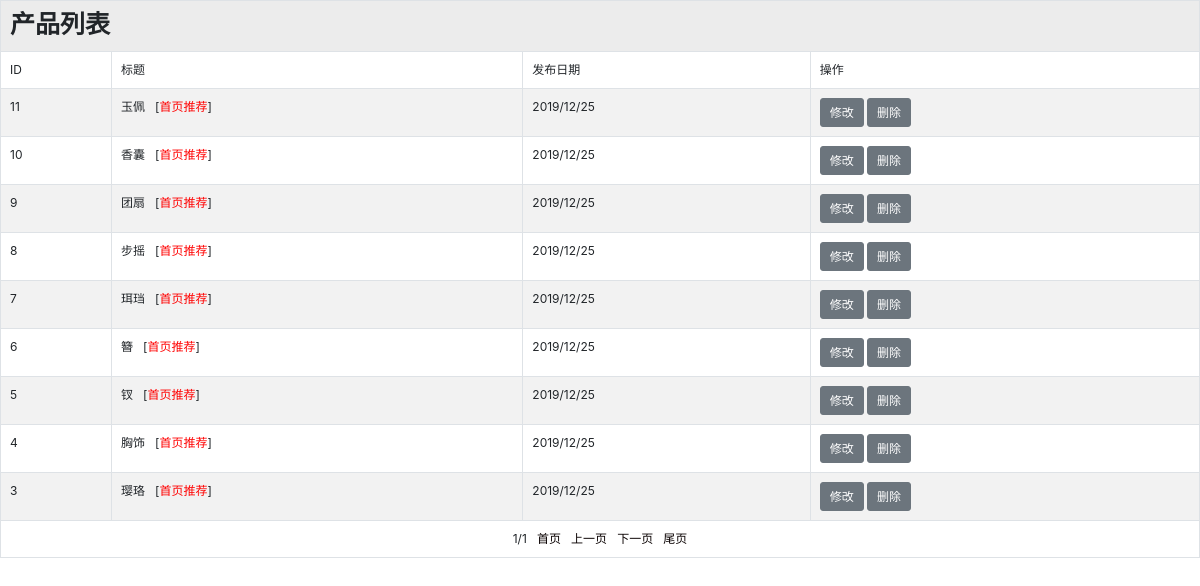
Page /admin/produce_list.php (signed in) on the committed database.
### tables this page shows
CREATE TABLE IF NOT EXISTS `produce` (
  `id` int(11) NOT NULL AUTO_INCREMENT COMMENT '文章id',
  `title` varchar(50) DEFAULT NULL COMMENT '产品标题',
  `comefrom` varchar(20) DEFAULT NULL COMMENT '来源',
  `pubdate` varchar(20) DEFAULT NULL COMMENT '发布日期',
  `thumbnail` varchar(100) DEFAULT NULL COMMENT '缩略图',
  `keywords` text COMMENT '关键字',
  `description` text COMMENT '描述',
  `content` text COMMENT '内容',
  `posid` varchar(50) DEFAULT NULL COMMENT '推荐位',
  PRIMARY KEY (`id`)
);

### admin/produce_list.php (the view, shortened to what this page needs)
<?php
require_once('../inc/conn_pdo.php');
?>
<!doctype html>
<html>
<head>
    <link href="css/bootstrap.min.css" rel="stylesheet">
    <link href="css/table.css" rel="stylesheet" type="text/css" />
</head>
<body>
    <table class="table table-striped table-hover table-bordered">
        <tr>
            <td class="tt" colspan="5"><span style="font-size:25px">产品列表</span></td>
        </tr>
        <tr>
            <td>ID</td>
            <td>标题</td>
            <td>发布日期</td>
            <td colspan="2">操作</td>
        </tr>
        <?php
            $total_num=$dbh->query("select id from produce")->rowCount();
            $pagesize=10;
            $page_num=ceil($total_num/$pagesize);
            $page=isset($_GET['page'])?$_GET['page']:1;
            $offset=$pagesize*($page-1);
            $prepage=($page<>1)?$page-1:$page;
            $nextpage=($page<>$page_num)?$page+1:$page;
            $sql="select * from produce order by id desc limit $offset,$pagesize";
            $rows = $dbh->query($sql);
            if($total_num>0){
                foreach($rows as $row) {
                    ?>
                    <tr>
                        <td><?php echo $row['id'] ?></td>
                        <td>
                            <?php echo $row['title'] ?>
                            <?php
                                if(strpos($row['posid'],'setindex')!==false){
                                    echo "&nbsp;&nbsp;[<span style='color:red;'>首页推荐</span>]&nbsp;&nbsp;";
                                }
                            ?>
                        </td>
                        <td><?php echo $row['pubdate'] ?></td>
                        <td>
                            <input type="submit" name="button" id="button" value="修改" class="btn btn-secondary"
                                   onclick="window.location.href='produce_modify.php?id=<?php echo $row['id'] ?>'"/>
                            <input type="submit" name="button2" id="button2" value="删除" class="btn btn-secondary"
                                   onclick="window.location.href='produce_delete.php?id=<?php echo $row['id'] ?>'"/>
                        </td>
                    </tr>
                    <?php
                }
            }else {
                ?>
                <tr>
                    <td colspan="5">暂无记录！</td>
                </tr>
                <?php
            }
            ?>
        <tr>
            <td colspan="6" align="center">
                <?=$page?>/<?=$page_num?>&nbsp;&nbsp;
                <a href="?page=1">首页</a>&nbsp;&nbsp;
                <a href="?page=<?=$prepage?>">上一页</a>&nbsp;&nbsp;
                <a href="?page=<?=$nextpage?>">下一页</a>&nbsp;&nbsp;
                <a href="?page=<?=$page_num?>">尾页</a>
            </td>
        </tr>
    </table>
</body>
</html>

### admin/css/table.css (style rules this page uses)
body { margin:0;padding:0; background-color:rgba(255,255,255,0); }
div,table { background-color:rgba(255,255,255,0); }
a { text-decoration:none;color:#090000; }
td { padding-left:8px; }
.tt { font-size:13px;text-align:left;font-weight:bold;background:url(../images/table_tt_bg.gif) left center repeat-x;border-top:none;height:28px;line-height:28px; }

### admin/produce_list.php (style rules this page uses)
* { font-size:12px; }

### rows in the picture
produce: id "11", title "玉佩", posid "首页推荐", pubdate "2019/12/25"
produce: id "10", title "香囊", posid "首页推荐", pubdate "2019/12/25"
produce: id "9", title "团扇", posid "首页推荐", pubdate "2019/12/25"
produce: id "8", title "步摇", posid "首页推荐", pubdate "2019/12/25"
produce: id "7", title "珥珰", posid "首页推荐", pubdate "2019/12/25"
produce: id "6", title "簪", posid "首页推荐", pubdate "2019/12/25"
produce: id "5", title "钗", posid "首页推荐", pubdate "2019/12/25"
produce: id "4", title "胸饰", posid "首页推荐", pubdate "2019/12/25"
produce: id "3", title "璎珞", posid "首页推荐", pubdate "2019/12/25"

### other values in the picture
$page "1"
$page_num "1"
